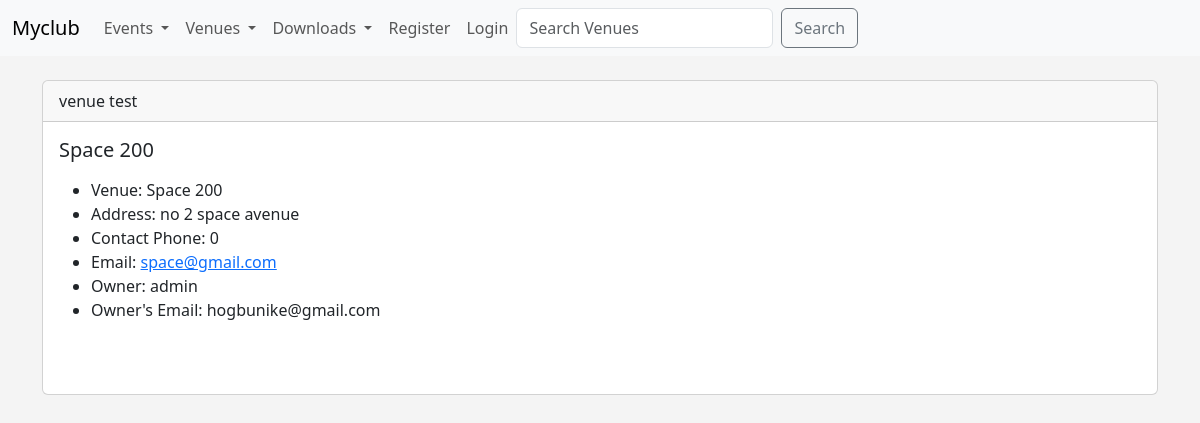
Before: /show_venue/1 with the older database file.
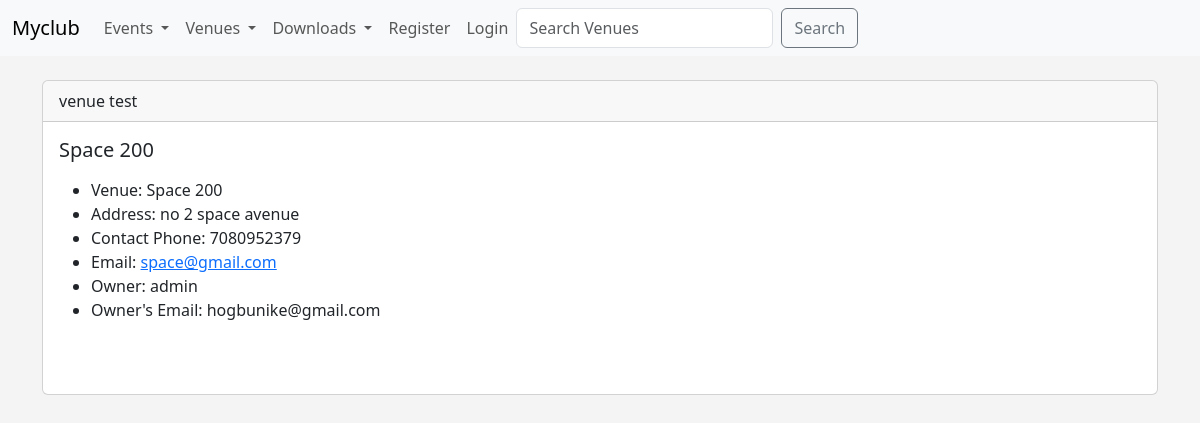
After: the same page with the newer database file.
### events/models.py (models this page shows)
class Venue(models.Model):
    name = models.CharField('Venue name', max_length=100)
    address = models.CharField('Address', max_length=150,)
    phone = models.IntegerField('Contact Phone', max_length=15)
    email_address = models.EmailField('Email Address', max_length=25)
    owner = models.IntegerField('Venue Owner', blank=False, default=1)
    venue_img = models.ImageField(null=True, blank=True, upload_to="images/")
    def __str__(self):
        return self.name

### events/views.py (the view)
# urls.py: path('show_venue/<int:venue_id>', views.show_venue, name='show-venue'),
def show_venue(request, venue_id):
    venue = Venue.objects.get(pk=venue_id)
    venue_owner = User.objects.get(pk=venue.owner)
    return render(request, 'events/show_venue.html', {'venue': venue, 'venue_owner': venue_owner})

### events/templates/events/show_venue.html (shortened to what this page needs)
<!DOCTYPE html>
<html lang="en" xmlns="http://www.w3.org/1999/html">
<head>
</head>
<body>
    {% extends 'events/base.html' %}
    {% block content %}
    <div class="card">
        <div class="card-header">
            venue test
        </div>
        <div>
            <div class="card-body">
                <h5 class="card-title">{{ venue }}</h5>
                <p class="card-text">
                    <ul>
                        <li>Venue: {{ venue.name }}</li>
                        <li> Address: {{ venue.address }}</li>
                        <li>Contact Phone: {{ venue.phone }}</li>
                        <li> Email: <a href="{{ venue.email_address }}">{{ venue.email_address }}</a></li>
                        <li>Owner: {{ venue_owner }}</li>
                        <li>Owner's Email: {{ venue_owner.email }}</li>
                    </ul>
                    <br>
                </p>
            </div>
        </div>
    </div>
    {% endblock %}

Changed rows visible on the page:
changed Venue "Space 200": phone "0" → "7080952379"
